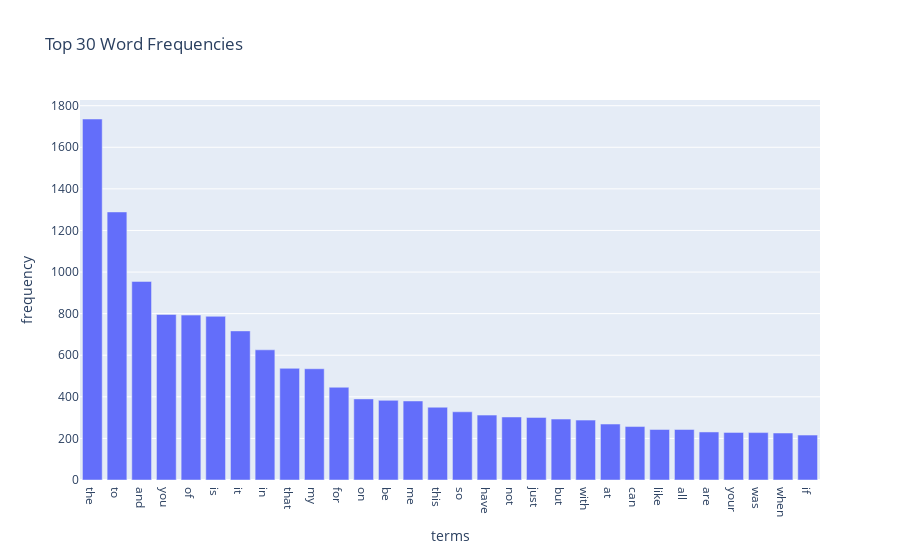

The cell this chart's notebook holds for it:
### Code cell
import plotly.express as px
import plotly.graph_objects as go

train_top_30_indices = np.argsort(train_term_frequencies)[-30:][::-1]
# 準備資料供plotly使用
train_df_terms = pd.DataFrame({
    'terms': count_vect.get_feature_names_out()[train_top_30_indices],
    'frequency': train_term_frequencies[train_top_30_indices]
})

fig = px.bar(train_df_terms, x='terms', y='frequency', title='Top 30 Word Frequencies')
fig.show()

### Figure 1 — Plotly figure (JSON) as saved in the notebook; plotly's stock layout.template omitted (floating-point values rounded to 4 significant figures)
{"data": [{"hovertemplate": "terms=%{x}<br>frequency=%{y}<extra></extra>", "legendgroup": "", "marker": {"color": "#636efa", "pattern": {"shape": ""}}, "name": "", "orientation": "v", "showlegend": false, "textposition": "auto", "type": "bar", "x": ["the", "to", "and", "you", "of", "is", "it", "in", "that", "my", "for", "on", "be", "me", "this", "so", "have", "not", "just", "but", "with", "at", "can", "like", "all", "are", "your", "was", "when", "if"], "xaxis": "x", "y": [1736, 1289, 955, 796, 793, 787, 717, 626, 537, 535, 446, 390, 383, 380, 350, 328, 312, 303, 301, 293, 288, 269, 257, 243, 243, 231, 229, 228, 226, 216], "yaxis": "y"}], "layout": {"barmode": "relative", "legend": {"tracegroupgap": 0}, "title": {"text": "Top 30 Word Frequencies"}, "xaxis": {"anchor": "y", "domain": [0, 1], "title": {"text": "terms"}}, "yaxis": {"anchor": "x", "domain": [0, 1], "title": {"text": "frequency"}}}}
